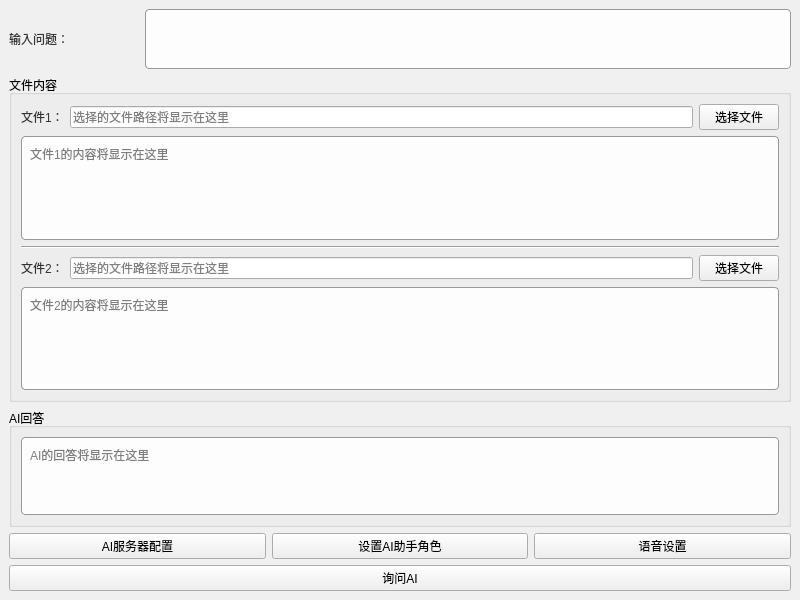
<?xml version="1.0" encoding="UTF-8"?>
<ui version="4.0">
 <class>MainWindow</class>
 <widget class="QMainWindow" name="MainWindow">
  <property name="geometry">
   <rect>
    <x>0</x>
    <y>0</y>
    <width>800</width>
    <height>600</height>
   </rect>
  </property>
  <property name="windowTitle">
   <string>AI助手</string>
  </property>
  <property name="styleSheet">
   <string notr="true">QMainWindow {
    background-image: url(:/ui/images/background.png);
    background-position: center;
    background-repeat: no-repeat;
    background-attachment: fixed;
    background-color: #f0f0f0;
}
QTextEdit, QPlainTextEdit {
    background-color: rgba(255, 255, 255, 220);
    border: 1px solid #999;
    border-radius: 4px;
    padding: 4px;
}
QLabel {
    color: #333333;
}</string>
  </property>
  <widget class="QWidget" name="centralWidget">
   <layout class="QVBoxLayout" name="verticalLayout">
    <item>
     <layout class="QHBoxLayout" name="horizontalLayout_2">
      <item>
       <widget class="QLabel" name="label">
        <property name="sizePolicy">
         <sizepolicy hsizetype="Fixed" vsizetype="Preferred">
          <horstretch>0</horstretch>
          <verstretch>0</verstretch>
         </sizepolicy>
        </property>
        <property name="minimumSize">
         <size>
          <width>130</width>
          <height>0</height>
         </size>
        </property>
        <property name="text">
         <string>输入问题：</string>
        </property>
       </widget>
      </item>
      <item>
       <widget class="QTextEdit" name="textEditUserQuery">
        <property name="sizePolicy">
         <sizepolicy hsizetype="Expanding" vsizetype="Fixed">
          <horstretch>0</horstretch>
          <verstretch>0</verstretch>
         </sizepolicy>
        </property>
        <property name="minimumSize">
         <size>
          <width>0</width>
          <height>60</height>
         </size>
        </property>
        <property name="maximumSize">
         <size>
          <width>16777215</width>
          <height>100</height>
         </size>
        </property>
       </widget>
      </item>
     </layout>
    </item>
    <item>
     <widget class="QGroupBox" name="groupBox">
      <property name="title">
       <string>文件内容</string>
      </property>
      <layout class="QVBoxLayout" name="verticalLayout_2">
       <item>
        <layout class="QHBoxLayout" name="horizontalLayout_3">
         <item>
          <widget class="QLabel" name="label_2">
           <property name="sizePolicy">
            <sizepolicy hsizetype="Fixed" vsizetype="Preferred">
             <horstretch>0</horstretch>
             <verstretch>0</verstretch>
            </sizepolicy>
           </property>
           <property name="text">
            <string>文件1：</string>
           </property>
          </widget>
         </item>
         <item>
          <widget class="QLineEdit" name="lineEditFilePath1">
           <property name="readOnly">
            <bool>true</bool>
           </property>
           <property name="placeholderText">
            <string>选择的文件路径将显示在这里</string>
           </property>
          </widget>
         </item>
         <item>
          <widget class="QPushButton" name="pushButton_selectFile">
           <property name="text">
            <string>选择文件</string>
           </property>
           <property name="icon">
            <iconset theme="document-open"/>
           </property>
          </widget>
         </item>
        </layout>
       </item>
       <item>
        <widget class="QTextEdit" name="textEditFileContent">
         <property name="sizePolicy">
          <sizepolicy hsizetype="Expanding" vsizetype="Expanding">
           <horstretch>0</horstretch>
           <verstretch>1</verstretch>
          </sizepolicy>
         </property>
         <property name="placeholderText">
          <string>文件1的内容将显示在这里</string>
         </property>
        </widget>
       </item>
       <item>
        <widget class="Line" name="line">
         <property name="orientation">
          <enum>Qt::Horizontal</enum>
         </property>
        </widget>
       </item>
       <item>
        <layout class="QHBoxLayout" name="horizontalLayout_5">
         <item>
          <widget class="QLabel" name="label_4">
           <property name="sizePolicy">
            <sizepolicy hsizetype="Fixed" vsizetype="Preferred">
             <horstretch>0</horstretch>
             <verstretch>0</verstretch>
            </sizepolicy>
           </property>
           <property name="text">
            <string>文件2：</string>
           </property>
          </widget>
         </item>
         <item>
          <widget class="QLineEdit" name="lineEditFilePath2">
           <property name="readOnly">
            <bool>true</bool>
           </property>
           <property name="placeholderText">
            <string>选择的文件路径将显示在这里</string>
           </property>
          </widget>
         </item>
         <item>
          <widget class="QPushButton" name="pushButton_selectFile2">
           <property name="text">
            <string>选择文件</string>
           </property>
           <property name="icon">
            <iconset theme="document-open"/>
           </property>
          </widget>
         </item>
        </layout>
       </item>
       <item>
        <widget class="QTextEdit" name="textEditFileContent2">
         <property name="sizePolicy">
          <sizepolicy hsizetype="Expanding" vsizetype="Expanding">
           <horstretch>0</horstretch>
           <verstretch>1</verstretch>
          </sizepolicy>
         </property>
         <property name="placeholderText">
          <string>文件2的内容将显示在这里</string>
         </property>
        </widget>
       </item>
      </layout>
     </widget>
    </item>
    <item>
     <widget class="QGroupBox" name="groupBox_2">
      <property name="title">
       <string>AI回答</string>
      </property>
      <layout class="QVBoxLayout" name="verticalLayout_3">
       <item>
        <widget class="QTextEdit" name="textEdit">
         <property name="sizePolicy">
          <sizepolicy hsizetype="Expanding" vsizetype="Expanding">
           <horstretch>0</horstretch>
           <verstretch>2</verstretch>
          </sizepolicy>
         </property>
         <property name="readOnly">
          <bool>true</bool>
         </property>
         <property name="placeholderText">
          <string>AI的回答将显示在这里</string>
         </property>
        </widget>
       </item>
      </layout>
     </widget>
    </item>
    <item>
     <layout class="QHBoxLayout" name="horizontalLayout">
      <item>
       <widget class="QPushButton" name="AiServerConfig">
        <property name="text">
         <string>AI服务器配置</string>
        </property>
        <property name="icon">
         <iconset theme="preferences-system"/>
        </property>
       </widget>
      </item>
      <item>
       <widget class="QPushButton" name="pushButton_2">
        <property name="text">
         <string>设置AI助手角色</string>
        </property>
        <property name="icon">
         <iconset theme="preferences-desktop-user"/>
        </property>
       </widget>
      </item>
      <item>
       <widget class="QPushButton" name="pushButton_3">
        <property name="text">
         <string>语音设置</string>
        </property>
        <property name="icon">
         <iconset theme="audio-volume-high"/>
        </property>
       </widget>
      </item>
     </layout>
    </item>
    <item>
     <widget class="QPushButton" name="pushButton">
      <property name="text">
       <string>询问AI</string>
      </property>
      <property name="icon">
       <iconset>
        <normaloff>aiassist.png</normaloff>aiassist.png</iconset>
      </property>
     </widget>
    </item>
   </layout>
  </widget>
 </widget>
 <resources/>
 <connections/>
</ui>
